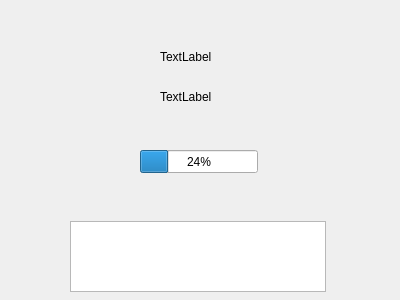
<?xml version="1.0" encoding="UTF-8"?>
<ui version="4.0">
 <class>Form</class>
 <widget class="QWidget" name="Form">
  <property name="geometry">
   <rect>
    <x>0</x>
    <y>0</y>
    <width>400</width>
    <height>300</height>
   </rect>
  </property>
  <property name="windowTitle">
   <string>Form</string>
  </property>
  <widget class="QLabel" name="lblTittle">
   <property name="geometry">
    <rect>
     <x>160</x>
     <y>50</y>
     <width>65</width>
     <height>14</height>
    </rect>
   </property>
   <property name="text">
    <string>TextLabel</string>
   </property>
  </widget>
  <widget class="QTextBrowser" name="brsDetail">
   <property name="geometry">
    <rect>
     <x>70</x>
     <y>221</y>
     <width>256</width>
     <height>71</height>
    </rect>
   </property>
  </widget>
  <widget class="QProgressBar" name="progressBar">
   <property name="geometry">
    <rect>
     <x>140</x>
     <y>150</y>
     <width>118</width>
     <height>23</height>
    </rect>
   </property>
   <property name="value">
    <number>24</number>
   </property>
  </widget>
  <widget class="QLabel" name="lblPrompt">
   <property name="geometry">
    <rect>
     <x>160</x>
     <y>90</y>
     <width>65</width>
     <height>14</height>
    </rect>
   </property>
   <property name="text">
    <string>TextLabel</string>
   </property>
  </widget>
 </widget>
 <resources/>
 <connections/>
</ui>
